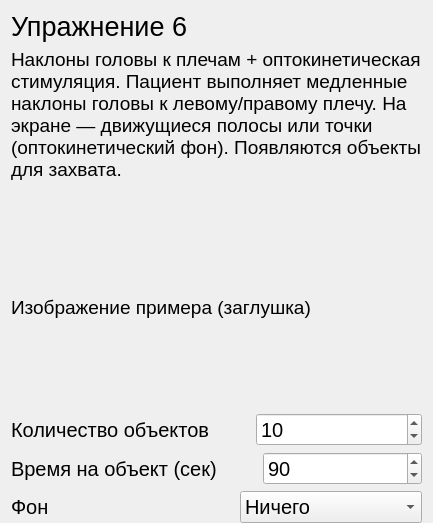
               <widget class="QWidget" name="page_ex6">
                <layout class="QVBoxLayout" name="verticalLayout_31">
                 <property name="bottomMargin">
                  <number>0</number>
                 </property>
                 <item>
                  <widget class="QLabel" name="label_58">
                   <property name="font">
                    <font>
                     <pointsize>20</pointsize>
                    </font>
                   </property>
                   <property name="text">
                    <string>Упражнение 6</string>
                   </property>
                  </widget>
                 </item>
                 <item>
                  <spacer name="verticalSpacer_29">
                   <property name="orientation">
                    <enum>Qt::Vertical</enum>
                   </property>
                   <property name="sizeType">
                    <enum>QSizePolicy::Preferred</enum>
                   </property>
                   <property name="sizeHint" stdset="0">
                    <size>
                     <width>20</width>
                     <height>40</height>
                    </size>
                   </property>
                  </spacer>
                 </item>
                 <item>
                  <widget class="QLabel" name="label_59">
                   <property name="sizePolicy">
                    <sizepolicy hsizetype="Expanding" vsizetype="Minimum">
                     <horstretch>0</horstretch>
                     <verstretch>0</verstretch>
                    </sizepolicy>
                   </property>
                   <property name="font">
                    <font>
                     <pointsize>14</pointsize>
                    </font>
                   </property>
                   <property name="text">
                    <string>Наклоны головы к плечам + оптокинетическая стимуляция. Пациент выполняет медленные наклоны головы к левому/правому плечу. На экране — движущиеся полосы или точки (оптокинетический фон). Появляются объекты для захвата.</string>
                   </property>
                   <property name="wordWrap">
                    <bool>true</bool>
                   </property>
                  </widget>
                 </item>
                 <item>
                  <spacer name="verticalSpacer_30">
                   <property name="orientation">
                    <enum>Qt::Vertical</enum>
                   </property>
                   <property name="sizeType">
                    <enum>QSizePolicy::Preferred</enum>
                   </property>
                   <property name="sizeHint" stdset="0">
                    <size>
                     <width>20</width>
                     <height>100</height>
                    </size>
                   </property>
                  </spacer>
                 </item>
                 <item>
                  <widget class="QLabel" name="lable_apple_example_img_6">
                   <property name="sizePolicy">
                    <sizepolicy hsizetype="Ignored" vsizetype="Ignored">
                     <horstretch>0</horstretch>
                     <verstretch>160</verstretch>
                    </sizepolicy>
                   </property>
                   <property name="minimumSize">
                    <size>
                     <width>300</width>
                     <height>200</height>
                    </size>
                   </property>
                   <property name="font">
                    <font>
                     <pointsize>14</pointsize>
                    </font>
                   </property>
                   <property name="text">
                    <string>Изображение примера (заглушка)</string>
                   </property>
                   <property name="scaledContents">
                    <bool>true</bool>
                   </property>
                  </widget>
                 </item>
                 <item>
                  <spacer name="verticalSpacer_31">
                   <property name="orientation">
                    <enum>Qt::Vertical</enum>
                   </property>
                   <property name="sizeType">
                    <enum>QSizePolicy::Preferred</enum>
                   </property>
                   <property name="sizeHint" stdset="0">
                    <size>
                     <width>20</width>
                     <height>40</height>
                    </size>
                   </property>
                  </spacer>
                 </item>
                 <item>
                  <layout class="QHBoxLayout" name="horizontalLayout_31">
                   <item>
                    <widget class="QLabel" name="label_60">
                     <property name="font">
                      <font>
                       <pointsize>15</pointsize>
                      </font>
                     </property>
                     <property name="text">
                      <string>Количество объектов</string>
                     </property>
                    </widget>
                   </item>
                   <item>
                    <spacer name="horizontalSpacer_23">
                     <property name="orientation">
                      <enum>Qt::Horizontal</enum>
                     </property>
                     <property name="sizeType">
                      <enum>QSizePolicy::Preferred</enum>
                     </property>
                     <property name="sizeHint" stdset="0">
                      <size>
                       <width>40</width>
                       <height>20</height>
                      </size>
                     </property>
                    </spacer>
                   </item>
                   <item>
                    <widget class="QSpinBox" name="spinBox_ex6_count">
                     <property name="font">
                      <font>
                       <pointsize>15</pointsize>
                      </font>
                     </property>
                     <property name="minimum">
                      <number>1</number>
                     </property>
                     <property name="maximum">
                      <number>30</number>
                     </property>
                     <property name="value">
                      <number>10</number>
                     </property>
                    </widget>
                   </item>
                  </layout>
                 </item>
                 <item>
                  <layout class="QHBoxLayout" name="horizontalLayout_32">
                   <item>
                    <widget class="QLabel" name="label_61">
                     <property name="font">
                      <font>
                       <pointsize>15</pointsize>
                      </font>
                     </property>
                     <property name="text">
                      <string>Время на объект (сек)</string>
                     </property>
                    </widget>
                   </item>
                   <item>
                    <spacer name="horizontalSpacer_24">
                     <property name="orientation">
                      <enum>Qt::Horizontal</enum>
                     </property>
                     <property name="sizeType">
                      <enum>QSizePolicy::Preferred</enum>
                     </property>
                     <property name="sizeHint" stdset="0">
                      <size>
                       <width>40</width>
                       <height>20</height>
                      </size>
                     </property>
                    </spacer>
                   </item>
                   <item>
                    <widget class="QSpinBox" name="spinBox_ex6_time">
                     <property name="font">
                      <font>
                       <pointsize>15</pointsize>
                      </font>
                     </property>
                     <property name="minimum">
                      <number>10</number>
                     </property>
                     <property name="maximum">
                      <number>240</number>
                     </property>
                     <property name="value">
                      <number>90</number>
                     </property>
                    </widget>
                   </item>
                  </layout>
                 </item>
                 <item>
                  <layout class="QHBoxLayout" name="horizontalLayout_33"/>
                 </item>
                 <item>
                  <layout class="QHBoxLayout" name="horizontalLayout_34">
                   <item>
                    <widget class="QLabel" name="label_63">
                     <property name="font">
                      <font>
                       <pointsize>15</pointsize>
                      </font>
                     </property>
                     <property name="text">
                      <string>Фон</string>
                     </property>
                    </widget>
                   </item>
                   <item>
                    <spacer name="horizontalSpacer_26">
                     <property name="orientation">
                      <enum>Qt::Horizontal</enum>
                     </property>
                     <property name="sizeType">
                      <enum>QSizePolicy::Preferred</enum>
                     </property>
                     <property name="sizeHint" stdset="0">
                      <size>
                       <width>40</width>
                       <height>20</height>
                      </size>
                     </property>
                    </spacer>
                   </item>
                   <item>
                    <widget class="QComboBox" name="comboBox_ex6_fon">
                     <property name="font">
                      <font>
                       <pointsize>15</pointsize>
                      </font>
                     </property>
                     <item>
                      <property name="text">
                       <string>Ничего</string>
                      </property>
                     </item>
                     <item>
                      <property name="text">
                       <string>Снег</string>
                      </property>
                     </item>
                     <item>
                      <property name="text">
                       <string>Дождь</string>
                      </property>
                     </item>
                     <item>
                      <property name="text">
                       <string>Туман</string>
                      </property>
                     </item>
                    </widget>
                   </item>
                  </layout>
                 </item>
                 <item>
                  <spacer name="verticalSpacer_32">
                   <property name="orientation">
                    <enum>Qt::Vertical</enum>
                   </property>
                   <property name="sizeHint" stdset="0">
                    <size>
                     <width>20</width>
                     <height>40</height>
                    </size>
                   </property>
                  </spacer>
                 </item>
                </layout>
               </widget>
